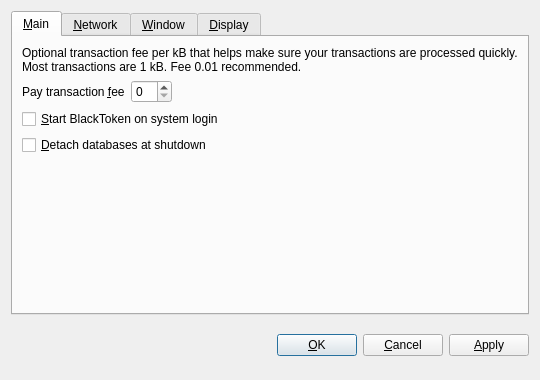
<?xml version="1.0" encoding="UTF-8"?>
<ui version="4.0">
 <class>OptionsDialog</class>
 <widget class="QDialog" name="OptionsDialog">
  <property name="geometry">
   <rect>
    <x>0</x>
    <y>0</y>
    <width>540</width>
    <height>380</height>
   </rect>
  </property>
  <property name="windowTitle">
   <string>Options</string>
  </property>
  <property name="modal">
   <bool>true</bool>
  </property>
  <layout class="QVBoxLayout" name="verticalLayout">
   <item>
    <widget class="QTabWidget" name="tabWidget">
     <property name="tabPosition">
      <enum>QTabWidget::North</enum>
     </property>
     <property name="currentIndex">
      <number>0</number>
     </property>
     <widget class="QWidget" name="tabMain">
      <attribute name="title">
       <string>&amp;Main</string>
      </attribute>
      <layout class="QVBoxLayout" name="verticalLayout_Main">
       <item>
        <widget class="QLabel" name="transactionFeeInfoLabel">
         <property name="text">
          <string>Optional transaction fee per kB that helps make sure your transactions are processed quickly. Most transactions are 1 kB. Fee 0.01 recommended.</string>
         </property>
         <property name="textFormat">
          <enum>Qt::PlainText</enum>
         </property>
         <property name="wordWrap">
          <bool>true</bool>
         </property>
        </widget>
       </item>
       <item>
        <layout class="QHBoxLayout" name="horizontalLayout_Main">
         <item>
          <widget class="QLabel" name="transactionFeeLabel">
           <property name="text">
            <string>Pay transaction &amp;fee</string>
           </property>
           <property name="textFormat">
            <enum>Qt::PlainText</enum>
           </property>
           <property name="buddy">
            <cstring>transactionFee</cstring>
           </property>
          </widget>
         </item>
         <item>
          <widget class="BitcoinAmountField" name="transactionFee"/>
         </item>
         <item>
          <spacer name="horizontalSpacer_Main">
           <property name="orientation">
            <enum>Qt::Horizontal</enum>
           </property>
           <property name="sizeHint" stdset="0">
            <size>
             <width>40</width>
             <height>20</height>
            </size>
           </property>
          </spacer>
         </item>
        </layout>
       </item>
       <item>
        <widget class="QCheckBox" name="bitcoinAtStartup">
         <property name="toolTip">
          <string>Automatically start BlackToken after logging in to the system.</string>
         </property>
         <property name="text">
          <string>&amp;Start BlackToken on system login</string>
         </property>
        </widget>
       </item>
       <item>
        <widget class="QCheckBox" name="detachDatabases">
         <property name="toolTip">
          <string>Detach block and address databases at shutdown. This means they can be moved to another data directory, but it slows down shutdown. The wallet is always detached.</string>
         </property>
         <property name="text">
          <string>&amp;Detach databases at shutdown</string>
         </property>
        </widget>
       </item>
       <item>
        <spacer name="verticalSpacer_Main">
         <property name="orientation">
          <enum>Qt::Vertical</enum>
         </property>
         <property name="sizeHint" stdset="0">
          <size>
           <width>20</width>
           <height>40</height>
          </size>
         </property>
        </spacer>
       </item>
      </layout>
     </widget>
     <widget class="QWidget" name="tabNetwork">
      <attribute name="title">
       <string>&amp;Network</string>
      </attribute>
      <layout class="QVBoxLayout" name="verticalLayout_Network">
       <item>
        <widget class="QCheckBox" name="mapPortUpnp">
         <property name="toolTip">
          <string>Automatically open the BlackToken client port on the router. This only works when your router supports UPnP and it is enabled.</string>
         </property>
         <property name="text">
          <string>Map port using &amp;UPnP</string>
         </property>
        </widget>
       </item>
       <item>
        <widget class="QCheckBox" name="connectSocks">
         <property name="toolTip">
          <string>Connect to the BlackToken network through a SOCKS proxy (e.g. when connecting through Tor).</string>
         </property>
         <property name="text">
          <string>&amp;Connect through SOCKS proxy:</string>
         </property>
        </widget>
       </item>
       <item>
        <layout class="QHBoxLayout" name="horizontalLayout_Network">
         <item>
          <widget class="QLabel" name="proxyIpLabel">
           <property name="text">
            <string>Proxy &amp;IP:</string>
           </property>
           <property name="textFormat">
            <enum>Qt::PlainText</enum>
           </property>
           <property name="buddy">
            <cstring>proxyIp</cstring>
           </property>
          </widget>
         </item>
         <item>
          <widget class="QValidatedLineEdit" name="proxyIp">
           <property name="maximumSize">
            <size>
             <width>140</width>
             <height>16777215</height>
            </size>
           </property>
           <property name="toolTip">
            <string>IP address of the proxy (e.g. 127.0.0.1)</string>
           </property>
          </widget>
         </item>
         <item>
          <widget class="QLabel" name="proxyPortLabel">
           <property name="text">
            <string>&amp;Port:</string>
           </property>
           <property name="textFormat">
            <enum>Qt::PlainText</enum>
           </property>
           <property name="buddy">
            <cstring>proxyPort</cstring>
           </property>
          </widget>
         </item>
         <item>
          <widget class="QLineEdit" name="proxyPort">
           <property name="maximumSize">
            <size>
             <width>55</width>
             <height>16777215</height>
            </size>
           </property>
           <property name="toolTip">
            <string>Port of the proxy (e.g. 9060)</string>
           </property>
          </widget>
         </item>
         <item>
          <widget class="QLabel" name="socksVersionLabel">
           <property name="text">
            <string>SOCKS &amp;Version:</string>
           </property>
           <property name="textFormat">
            <enum>Qt::PlainText</enum>
           </property>
           <property name="buddy">
            <cstring>socksVersion</cstring>
           </property>
          </widget>
         </item>
         <item>
          <widget class="QValueComboBox" name="socksVersion">
           <property name="toolTip">
            <string>SOCKS version of the proxy (e.g. 5)</string>
           </property>
          </widget>
         </item>
         <item>
          <spacer name="horizontalSpacer_Network">
           <property name="orientation">
            <enum>Qt::Horizontal</enum>
           </property>
           <property name="sizeHint" stdset="0">
            <size>
             <width>40</width>
             <height>20</height>
            </size>
           </property>
          </spacer>
         </item>
        </layout>
       </item>
       <item>
        <spacer name="verticalSpacer_Network">
         <property name="orientation">
          <enum>Qt::Vertical</enum>
         </property>
         <property name="sizeHint" stdset="0">
          <size>
           <width>20</width>
           <height>40</height>
          </size>
         </property>
        </spacer>
       </item>
      </layout>
     </widget>
     <widget class="QWidget" name="tabWindow">
      <attribute name="title">
       <string>&amp;Window</string>
      </attribute>
      <layout class="QVBoxLayout" name="verticalLayout_Window">
       <item>
        <widget class="QCheckBox" name="minimizeToTray">
         <property name="toolTip">
          <string>Show only a tray icon after minimizing the window.</string>
         </property>
         <property name="text">
          <string>&amp;Minimize to the tray instead of the taskbar</string>
         </property>
        </widget>
       </item>
       <item>
        <widget class="QCheckBox" name="minimizeOnClose">
         <property name="toolTip">
          <string>Minimize instead of exit the application when the window is closed. When this option is enabled, the application will be closed only after selecting Quit in the menu.</string>
         </property>
         <property name="text">
          <string>M&amp;inimize on close</string>
         </property>
        </widget>
       </item>
       <item>
        <spacer name="verticalSpacer_Window">
         <property name="orientation">
          <enum>Qt::Vertical</enum>
         </property>
         <property name="sizeHint" stdset="0">
          <size>
           <width>20</width>
           <height>40</height>
          </size>
         </property>
        </spacer>
       </item>
      </layout>
     </widget>
     <widget class="QWidget" name="tabDisplay">
      <attribute name="title">
       <string>&amp;Display</string>
      </attribute>
      <layout class="QVBoxLayout" name="verticalLayout_Display">
       <item>
        <layout class="QHBoxLayout" name="horizontalLayout_1_Display">
         <item>
          <widget class="QLabel" name="langLabel">
           <property name="text">
            <string>User Interface &amp;language:</string>
           </property>
           <property name="textFormat">
            <enum>Qt::PlainText</enum>
           </property>
           <property name="buddy">
            <cstring>lang</cstring>
           </property>
          </widget>
         </item>
         <item>
          <widget class="QValueComboBox" name="lang">
           <property name="toolTip">
            <string>The user interface language can be set here. This setting will take effect after restarting BlackToken.</string>
           </property>
          </widget>
         </item>
        </layout>
       </item>
       <item>
        <layout class="QHBoxLayout" name="horizontalLayout_2_Display">
         <item>
          <widget class="QLabel" name="unitLabel">
           <property name="text">
            <string>&amp;Unit to show amounts in:</string>
           </property>
           <property name="textFormat">
            <enum>Qt::PlainText</enum>
           </property>
           <property name="buddy">
            <cstring>unit</cstring>
           </property>
          </widget>
         </item>
         <item>
          <widget class="QValueComboBox" name="unit">
           <property name="toolTip">
            <string>Choose the default subdivision unit to show in the interface and when sending coins.</string>
           </property>
          </widget>
         </item>
        </layout>
       </item>
       <item>
        <widget class="QCheckBox" name="displayAddresses">
         <property name="toolTip">
          <string>Whether to show BlackToken addresses in the transaction list or not.</string>
         </property>
         <property name="text">
          <string>&amp;Display addresses in transaction list</string>
         </property>
        </widget>
       </item>
       <item>
        <widget class="QCheckBox" name="coinControlFeatures">
         <property name="toolTip">
          <string>Whether to show coin control features or not.</string>
         </property>
         <property name="text">
          <string>Display coin &amp;control features (experts only!)</string>
         </property>
        </widget>
       </item>
       <item>
        <spacer name="verticalSpacer_Display">
         <property name="orientation">
          <enum>Qt::Vertical</enum>
         </property>
         <property name="sizeHint" stdset="0">
          <size>
           <width>20</width>
           <height>40</height>
          </size>
         </property>
        </spacer>
       </item>
      </layout>
     </widget>
    </widget>
   </item>
   <item>
    <layout class="QHBoxLayout" name="horizontalLayout_Buttons">
     <item>
      <spacer name="horizontalSpacer_1">
       <property name="orientation">
        <enum>Qt::Horizontal</enum>
       </property>
       <property name="sizeHint" stdset="0">
        <size>
         <width>40</width>
         <height>48</height>
        </size>
       </property>
      </spacer>
     </item>
     <item>
      <widget class="QLabel" name="statusLabel">
       <property name="font">
        <font>
         <weight>75</weight>
         <bold>true</bold>
        </font>
       </property>
       <property name="text">
        <string/>
       </property>
       <property name="textFormat">
        <enum>Qt::PlainText</enum>
       </property>
       <property name="wordWrap">
        <bool>true</bool>
       </property>
      </widget>
     </item>
     <item>
      <spacer name="horizontalSpacer_2">
       <property name="orientation">
        <enum>Qt::Horizontal</enum>
       </property>
       <property name="sizeHint" stdset="0">
        <size>
         <width>40</width>
         <height>48</height>
        </size>
       </property>
      </spacer>
     </item>
     <item>
      <widget class="QPushButton" name="okButton">
       <property name="text">
        <string>&amp;OK</string>
       </property>
      </widget>
     </item>
     <item>
      <widget class="QPushButton" name="cancelButton">
       <property name="text">
        <string>&amp;Cancel</string>
       </property>
       <property name="autoDefault">
        <bool>false</bool>
       </property>
      </widget>
     </item>
     <item>
      <widget class="QPushButton" name="applyButton">
       <property name="text">
        <string>&amp;Apply</string>
       </property>
       <property name="autoDefault">
        <bool>false</bool>
       </property>
      </widget>
     </item>
    </layout>
   </item>
  </layout>
 </widget>
 <customwidgets>
  <customwidget>
   <class>BitcoinAmountField</class>
   <extends>QSpinBox</extends>
   <header>bitcoinamountfield.h</header>
  </customwidget>
  <customwidget>
   <class>QValueComboBox</class>
   <extends>QComboBox</extends>
   <header>qvaluecombobox.h</header>
  </customwidget>
  <customwidget>
   <class>QValidatedLineEdit</class>
   <extends>QLineEdit</extends>
   <header>qvalidatedlineedit.h</header>
  </customwidget>
 </customwidgets>
 <resources/>
 <connections/>
</ui>
